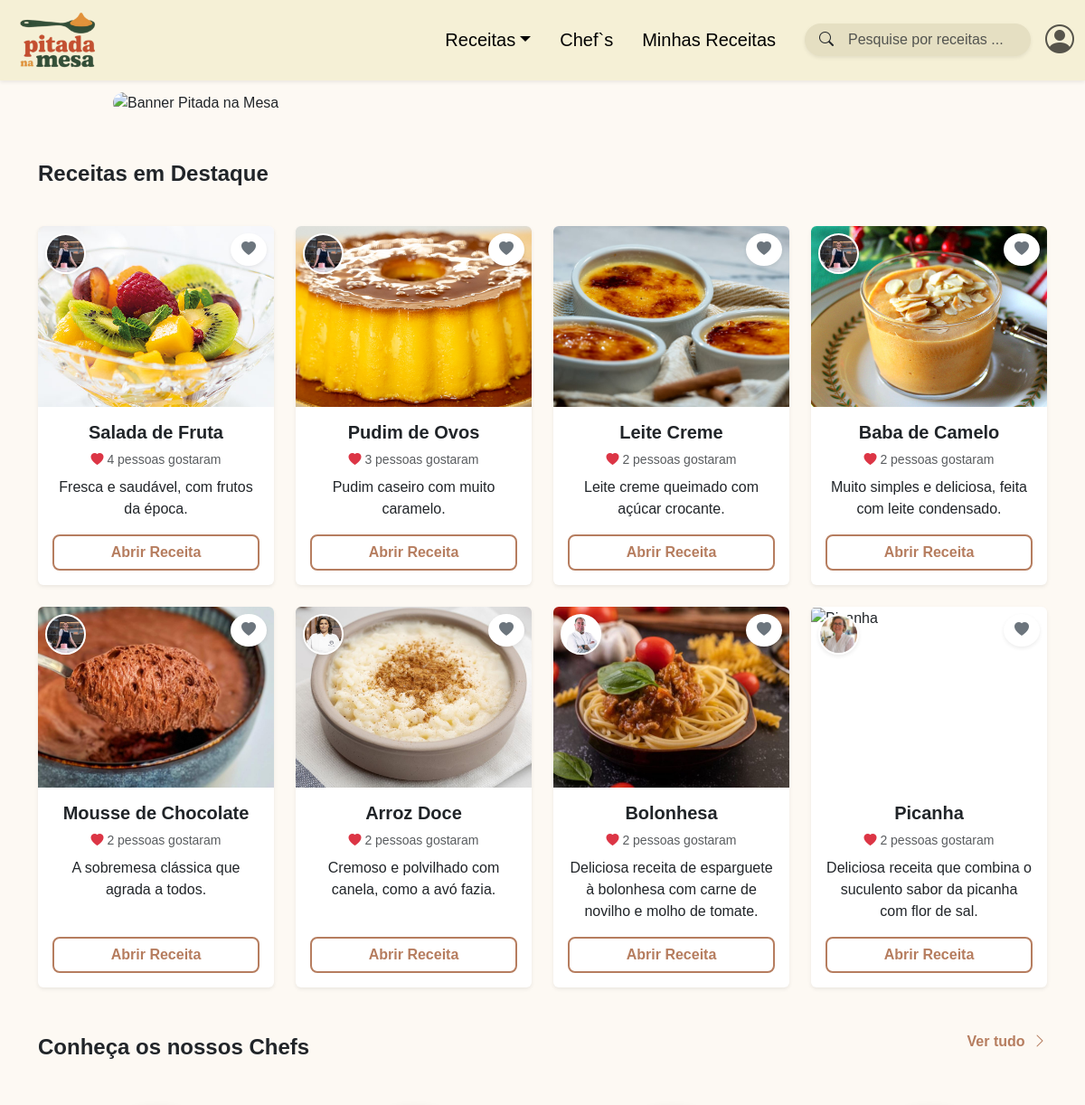
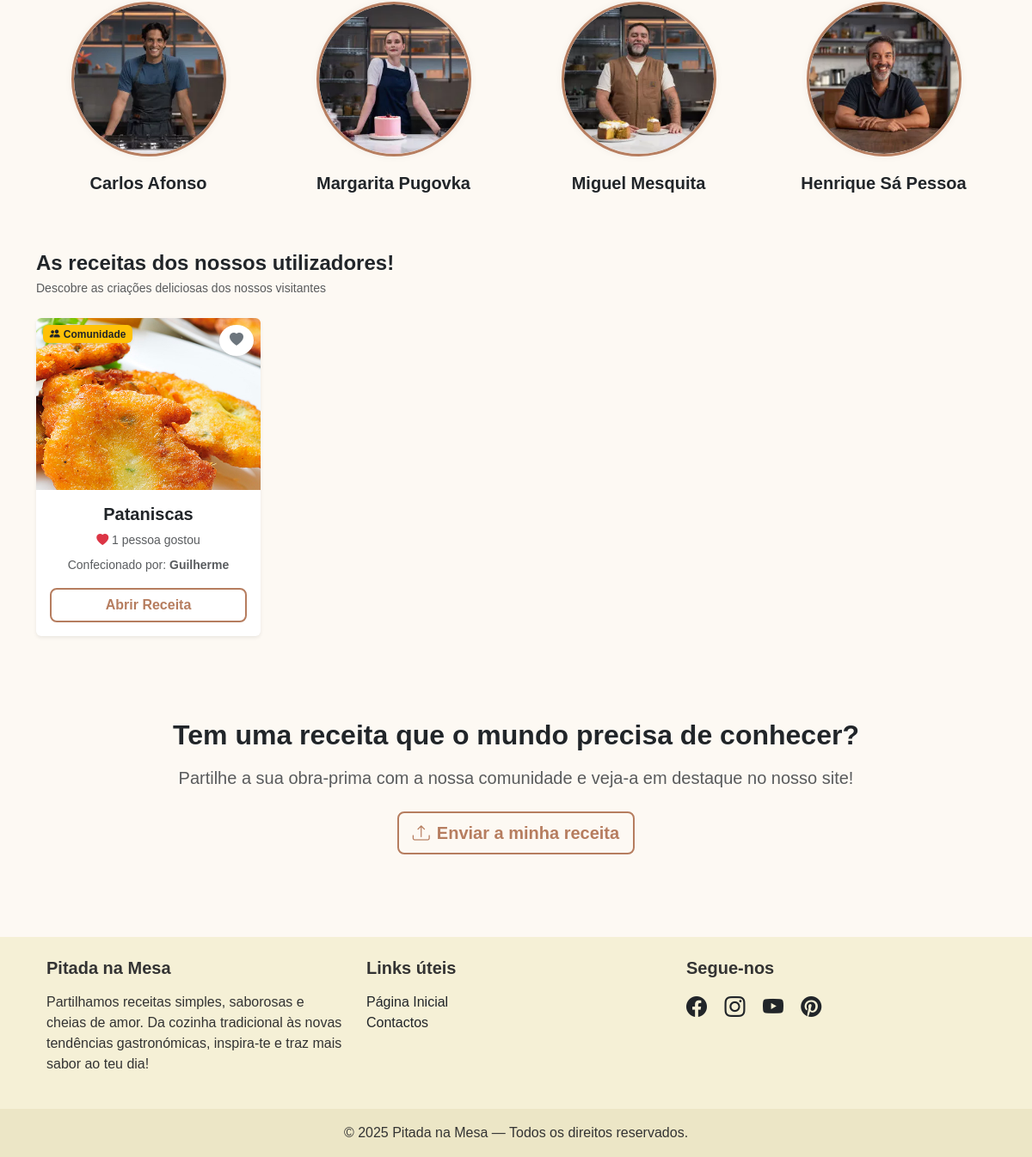
The page / on the database its author committed (2 pictures, top to bottom).
### tables this page shows
CREATE TABLE IF NOT EXISTS `receitas` (
  `id` int NOT NULL AUTO_INCREMENT,
  `titulo` varchar(100) NOT NULL,
  `categoria` varchar(50) DEFAULT NULL,
  `imagem` varchar(255) DEFAULT NULL,
  `tempo_preparo` int DEFAULT NULL,
  `descricao` text,
  `id_chef` int DEFAULT NULL,
  `id_utilizador` int DEFAULT NULL,
  `estado` tinyint(1) DEFAULT '1',
  PRIMARY KEY (`id`)
);

CREATE TABLE IF NOT EXISTS `chefs` (
  `id` int NOT NULL AUTO_INCREMENT,
  `nome` varchar(100) NOT NULL,
  `descricao` text,
  `imagem` varchar(100) NOT NULL,
  PRIMARY KEY (`id`)
);

CREATE TABLE IF NOT EXISTS `utilizadores` (
  `iduser` int NOT NULL AUTO_INCREMENT,
  `utilizador` varchar(100) NOT NULL,
  `email` varchar(100) NOT NULL,
  `pass` varchar(60) NOT NULL,
  `estado` tinyint(1) DEFAULT '1',
  PRIMARY KEY (`iduser`) USING BTREE,
  UNIQUE KEY `email` (`email`)
);

### index.php (the view, shortened to what this page needs)
<?php
require('includes/connection.php');
?>
<!DOCTYPE html>
<html lang="pt">
  <head>
    <link href="css/bootstrap.min.css" rel="stylesheet">
    <link href="css/bootstrap-icons.min.css" rel="stylesheet">
    <link href="css/style.css" rel="stylesheet">
  </head>
  <body>
    <?php require('includes/nav.php'); ?>
    <div class="container">
      <img src="imgs/banner.jpeg" class="banner" alt="Banner Pitada na Mesa">
    </div>
    <div class="container">
      <div class="fw-bold mt-5 fs-4 text-start">Receitas em Destaque</div>
      <div class="row align-items-stretch mt-3 g-4 row-cols-1 row-cols-sm-2 row-cols-lg-4">
        <?php
          $sql = "SELECT r.*, c.id as id_chef, c.nome as nome_chef, c.imagem as imagem_chef, COUNT(f.id) as total_likes
                  FROM receitas r
                  LEFT JOIN chefs c ON r.id_chef = c.id
                  LEFT JOIN favoritos f ON r.id = f.id_receita AND f.ativado = 1
                  WHERE r.categoria != 'Comunidade' AND r.estado = 1
                  GROUP BY r.id
                  ORDER BY total_likes DESC, r.id DESC
                  LIMIT 8";
          $stmt = $dbh->prepare($sql);
          $stmt->execute();
          if ($stmt->rowCount() > 0) {
            while ($row = $stmt->fetch(PDO::FETCH_ASSOC)) {
              $id         = $row['id'];
              $nome       = $row['titulo'];
              $imagem     = $row['imagem'];
              $descricao  = !empty($row['descricao']) ? $row['descricao'] : "Uma receita deliciosa da Pitada na Mesa.";
              $referencia = "receita.php?id=" . $id;
              $e_favorito = false;
              $classe_coracao = $e_favorito ? "text-danger" : "text-secondary";
              $temChef = !empty($row['id_chef']);
              $imgChef = ($temChef && file_exists($row['imagem_chef'])) ? $row['imagem_chef'] : 'imgs/avatar/avpadrao.jpg';
        ?>
              <div class="col">
                <div class="card h-100 position-relative border-0 shadow-sm">
                  <?php if ($temChef): ?>
                      <a href="chefs.php#chef-<?php echo $row['id_chef']; ?>"
                         class="position-absolute top-0 start-0 m-2 rounded-circle shadow-sm border border-2 border-white overflow-hidden bg-white"
                         style="width: 45px; height: 45px; z-index: 10;"
                         title="Receita do Chef <?php echo htmlspecialchars($row['nome_chef']); ?>">
                          <img src="<?php echo $imgChef; ?>" class="w-100 h-100 object-fit-cover" alt="Chef">
                      </a>
                  <?php endif; ?>
                  <div style="height: 200px; overflow: hidden;" class="rounded-top">
                    <img src="<?= $imagem ?>" class="w-100 h-100 object-fit-cover" alt="<?= $nome ?>">
                  </div>
                  <button class="btn btn-light position-absolute top-0 end-0 m-2 rounded-circle shadow-sm favorite-btn"
                          onclick="toggleFavorito(this, <?= $id ?>, '<?= addslashes($nome) ?>', '<?= $imagem ?>', '<?= $referencia ?>')"
                          aria-label="Adicionar aos favoritos">
                    <i class="bi bi-heart-fill <?= $classe_coracao ?>"></i>
                  </button>
                  <div class="card-body text-center d-flex flex-column">
                    <h5 class="card-title fw-bold"><?= $nome ?></h5>
                    <div class="mb-2 small text-muted">
                      <i class="bi bi-heart-fill text-danger"></i>
                      <span id="likes-texto-<?= $id ?>">
                        <?php
                            if ($row['total_likes'] == 1) {
                                echo "1 pessoa gostou";
                            } else {
                                echo $row['total_likes'] . " pessoas gostaram";
                            }
                        ?>
                      </span>
                    </div>
                    <p class="card-text text-truncate-2"><?= $descricao ?></p>
                    <a href="<?= $referencia ?>" class="btn btn-style2 mt-auto">Abrir Receita</a>
                  </div>
                </div>
              </div>
        <?php
            }
          }
        ?>
      </div>
    </div>
      <div class="container mt-5 ">
      <div class="d-flex justify-content-between mb-5">
        <div class="fw-bold fs-4 text-start">Conheça os nossos Chefs</div>
        <a href="chefs.php" class=" fw-semibold cor-vertudo">
          Ver tudo <i class="bi bi-chevron-right ms-1"></i>
        </a>
      </div>
      <div class="row row-cols-2 row-cols-lg-4 g-4">
        <?php
            $stmtChefsHome = $dbh->query("SELECT id, nome, imagem FROM chefs LIMIT 4");
            while($chef = $stmtChefsHome->fetch(PDO::FETCH_ASSOC)):
                $imgChef = !empty($chef['imagem']) && file_exists($chef['imagem']) ? $chef['imagem'] : 'imgs/avatar/avpadrao.jpg';
                $linkChef = "chefs.php#chef-" . $chef['id'];
        ?>
            <div class="col">
              <a href="<?php echo $linkChef; ?>" class="text-decoration-none text-dark d-block text-center">
                <div class="chef-wrapper mx-auto">
                  <img src="<?php echo $imgChef; ?>" alt="<?php echo $chef['nome']; ?>" class="img-fluid rounded-circle" >
                </div>
                <p class="mt-3 fw-semibold fs-5"><?php echo $chef['nome']; ?></p>
              </a>
            </div>
        <?php endwhile; ?>
      </div>
    </div>
  <div class="container mt-5 mb-5">
      <div class="d-flex justify-content-between align-items-center mb-4">
        <div>
            <h2 class="fw-bold fs-4 mb-1">As receitas dos nossos utilizadores!</h2>
            <p class="text-muted mb-0 small">Descobre as criações deliciosas dos nossos visitantes </p>
        </div>
      </div>
      <div class="row align-items-stretch g-4 row-cols-1 row-cols-sm-2 row-cols-lg-4">
          <?php
            $stmtComunidade = $dbh->query("SELECT r.*, u.utilizador as autor, COUNT(f.id) as total_likes
                                           FROM receitas r
                                           LEFT JOIN utilizadores u ON r.id_utilizador = u.iduser
                                           LEFT JOIN favoritos f ON r.id = f.id_receita AND f.ativado = 1
                                           WHERE r.categoria = 'Comunidade' AND r.estado = 1
                                           GROUP BY r.id
                                           ORDER BY RAND() LIMIT 4");
            $listaComunidade = $stmtComunidade->fetchAll(PDO::FETCH_ASSOC);
            if(count($listaComunidade) > 0):
                foreach($listaComunidade as $rec):
                    $id = $rec['id'];
                    $nome = $rec['titulo'];
                    $imagem = $rec['imagem'];
                    $autor = !empty($rec['autor']) ? $rec['autor'] : 'Anónimo';
                    $referencia = "receita.php?id=" . $id;
                    $e_favorito = false;
                    $classe_coracao = $e_favorito ? "text-danger" : "text-secondary";
          ?>
                <div class="col">
                    <div class="card h-100 position-relative border-0 shadow-sm">
                        <span class="position-absolute top-0 start-0 m-2 badge bg-warning text-dark shadow-sm" style="z-index: 5;">
                            <i class="bi bi-people-fill me-1"></i>Comunidade
                        </span>
                        <div style="height: 200px; overflow: hidden;" class="rounded-top">
                            <img src="<?php echo $imagem; ?>" class="w-100 h-100 object-fit-cover" alt="<?php echo $nome; ?>">
                        </div>
                        <button class="btn btn-light position-absolute top-0 end-0 m-2 rounded-circle shadow-sm favorite-btn"
                                onclick="toggleFavorito(this, <?= $id ?>, '<?= addslashes($nome) ?>', '<?= $imagem ?>', '<?= $referencia ?>')"
                                aria-label="Adicionar aos favoritos">
                            <i class="bi bi-heart-fill <?= $classe_coracao ?>"></i>
                        </button>
                        <div class="card-body text-center d-flex flex-column">
                            <h5 class="card-title fw-bold"><?php echo $nome; ?></h5>
                            <div class="mb-2 small text-muted">
                                <i class="bi bi-heart-fill text-danger"></i>
                                <span id="likes-texto-<?= $id ?>">
                                    <?php
                                        if ($rec['total_likes'] == 1) {
                                            echo "1 pessoa gostou";
                                        } else {
                                            echo $rec['total_likes'] . " pessoas gostaram";
                                        }
                                    ?>
                                </span>
                            </div>
                            <p class="card-text small text-muted">Confecionado por: <strong><?php echo $autor; ?></strong></p>
                            <a href="<?php echo $referencia; ?>" class="btn btn-style2 mt-auto">Abrir Receita</a>
                        </div>
                    </div>
                </div>
          <?php
                endforeach;
          endif; ?>
      </div>
   </div>
  <div class="container-fluid" >
    <div class="container text-center py-5 my-4">
        <h2 class="fw-bold mb-3">Tem uma receita que o mundo precisa de conhecer?</h2>
        <p class="lead text-muted mb-4">
            Partilhe a sua obra-prima com a nossa comunidade e veja-a em destaque no nosso site!
        </p>
        <a href="submeterreceita.php" class="btn btn-style2 btn-lg">
            <i class="bi bi-upload me-2"></i>Enviar a minha receita
        </a>
    </div>
  </div>
    <?php require('includes/footer.php'); ?>
  </body>
</html>

### css/style.css (style rules this page uses)
body { background-color: rgb(253, 249, 243); padding-top: 70px; font-family: 'Trebuchet MS', 'Lucida Sans Unicode', 'Lucida Grande', 'Lucida Sans', Arial, sans-serif; }
.banner { border-radius: 1rem; margin-top: 2rem; width: 100%; max-width: 950px; height: auto; display: block; margin-left: auto; margin-right: auto; }
.favorite-btn { background-color: rgb(255, 255, 255) !important; border: none; box-shadow: none; }
.favorite-btn i { color: rgb(128, 128, 128); transition: color 0.3s ease; }
.btn-style2 { background-color: transparent; color: rgb(182, 125, 95); border: 2px solid rgb(182, 125, 95); border-radius: 8px; font-weight: 600; transition: all 0.3s ease; }
.cor-vertudo { color: rgb(182, 125, 95) !important; font-weight: 600; text-decoration: none; }
.chef-wrapper { width: 180px; height: 180px; border-radius: 50%; overflow: hidden; border: 3px solid rgb(182, 125, 95); box-shadow: inset 0 0 0 5px rgb(243, 226, 212), 0 0 10px rgba(0, 0, 0, 0.05); }

### rows shown on the page
receitas: id_chef.imagem (picture), imagem (picture), titulo "Salada de Fruta", total_likes "4", descricao "Fresca e saudável, com frutos da época."
receitas: id_chef.imagem (picture), imagem (picture), titulo "Pudim de Ovos", total_likes "3", descricao "Pudim caseiro com muito caramelo."
receitas: imagem (picture), titulo "Leite Creme", total_likes "2", descricao "Leite creme queimado com açúcar crocante."
receitas: id_chef.imagem (picture), imagem (picture), titulo "Baba de Camelo", total_likes "2", descricao "Muito simples e deliciosa, feita com leite condensado."
receitas: id_chef.imagem (picture), imagem (picture), titulo "Mousse de Chocolate", total_likes "2", descricao "A sobremesa clássica que agrada a todos."
receitas: id_chef.imagem (picture), imagem (picture), titulo "Arroz Doce", total_likes "2", descricao "Cremoso e polvilhado com canela, como a avó fazia."
receitas: id_chef.imagem (picture), imagem (picture), titulo "Bolonhesa", total_likes "2", descricao "Deliciosa receita de esparguete à bolonhesa com carne de novilho e molho de tomate."
receitas: id_chef.imagem (picture), titulo "Picanha", total_likes "2", descricao "Deliciosa receita que combina o suculento sabor da picanha com flor de sal."
chefs: imagem (picture), nome "Carlos Afonso"
chefs: imagem (picture), nome "Margarita Pugovka"
chefs: imagem (picture), nome "Miguel Mesquita"
chefs: imagem (picture), nome "Henrique Sá Pessoa"
receitas: imagem (picture), titulo "Pataniscas", id_utilizador.utilizador "Guilherme"
